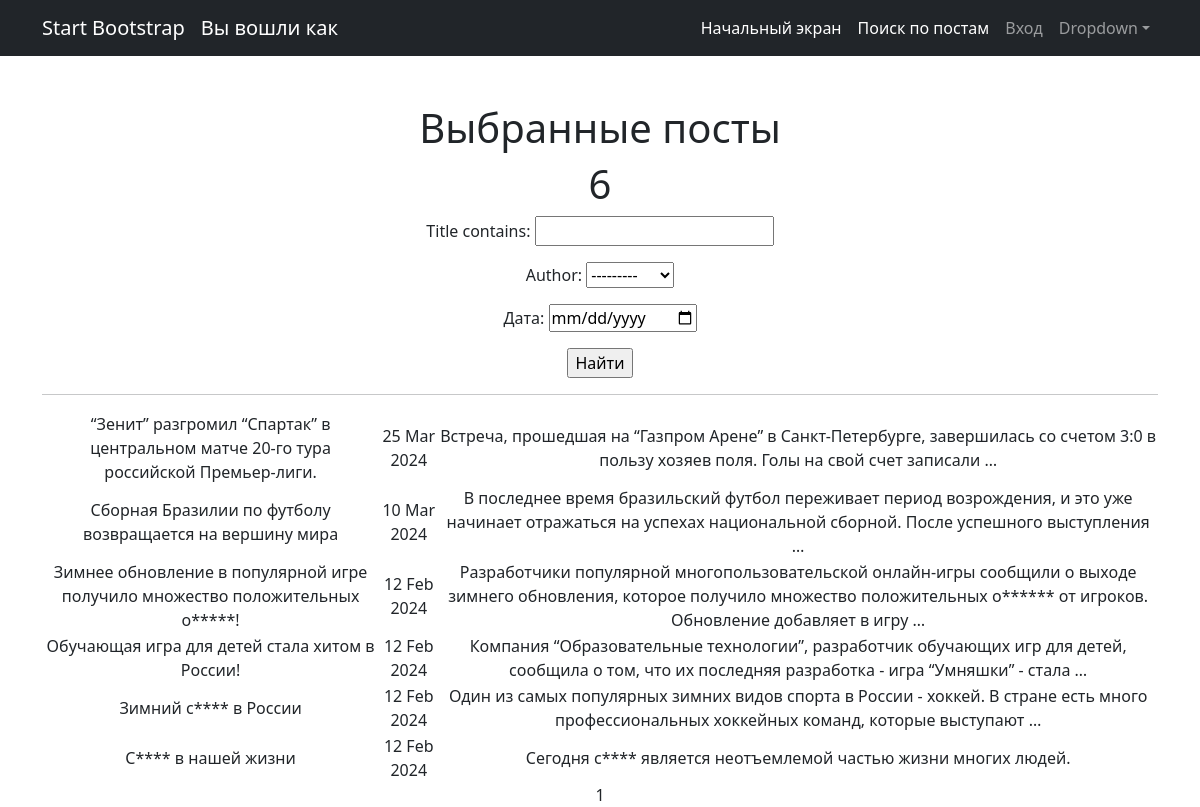
Page /posts/search/ on the earlier database version.
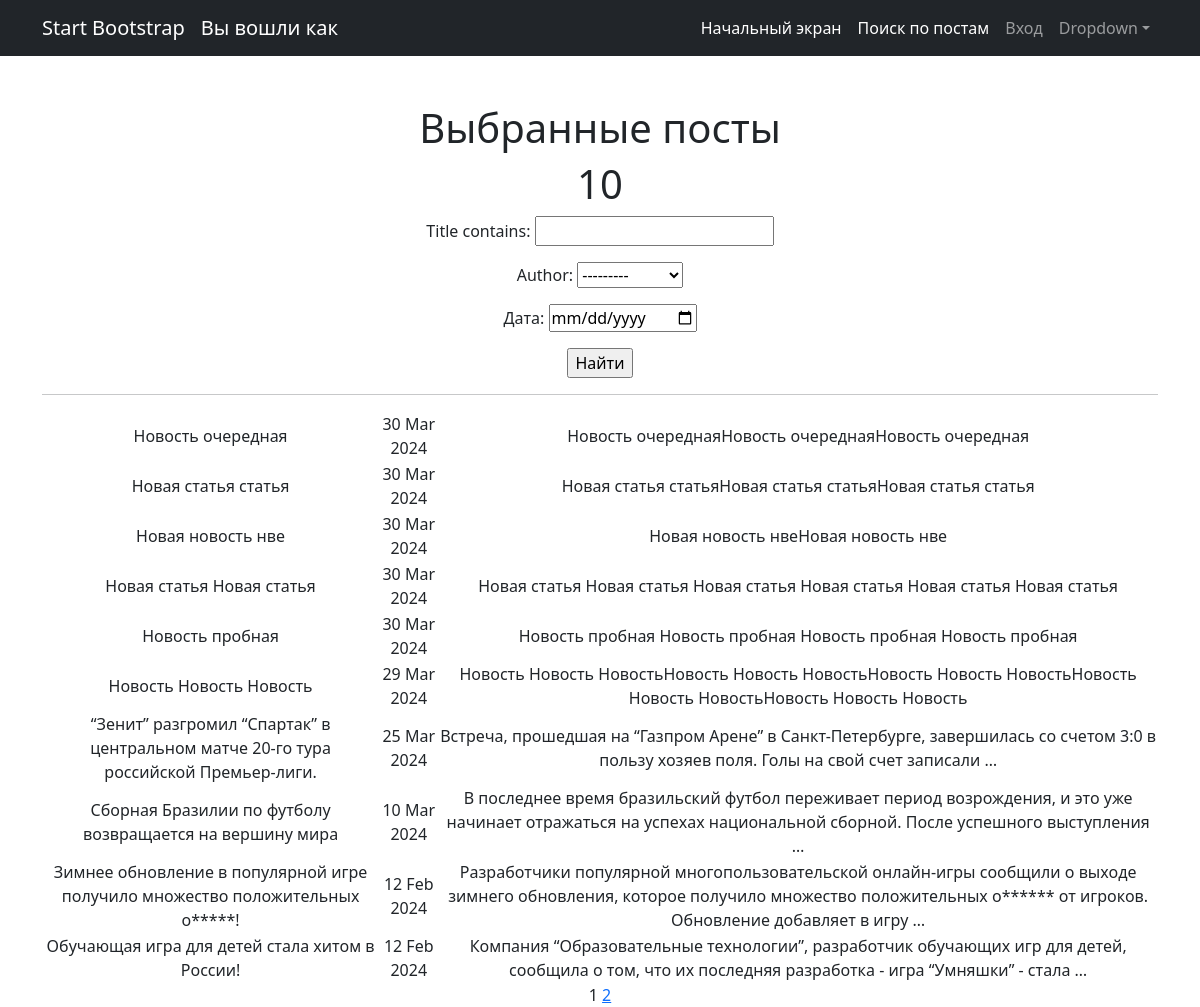
Same page on the later database version.
### news/models.py (models this page shows, shortened)
class Post(models.Model):
    news = "N"
    article = "A"
    POSITIONS = [(news, "Новость"), (article, "Статья")]
    author = models.ForeignKey(Author, on_delete= models.CASCADE)
    choice_field = models.CharField(max_length= 1, choices=POSITIONS, default=article)
    data_in = models.DateTimeField(auto_now_add=True)
    category = models.ManyToManyField(Category, through="PostCategory")
    title = models.CharField(max_length=255)
    text = models.CharField(max_length=3000)
    rating = models.IntegerField(default=0)

### news/views.py (the view)
# urls.py: path('search/', PostsSearch.as_view(), name= 'Posts_search'),
class PostsSearch(ListView):
    model = Post
    ordering = '-data_in'
    template_name = 'posts_search.html'
    context_object_name = 'posts'
    paginate_by = 10
    def get_queryset(self):
        queryset = super().get_queryset()
        self.filterset = PostFilter(self.request.GET, queryset)
        return self.filterset.qs
    def get_context_data(self, **kwargs):
        context = super().get_context_data(**kwargs)
        context['filterset'] = self.filterset
        return context

### news/models.py (called while the page is built)
    def __str__(self):
        return self.user.username

### news/templatetags/custom_tags.py (called while the page is built)
@register.simple_tag(takes_context=True)
def url_replace(context, **kwargs):
    d = context['request'].GET.copy()
    for k, v in kwargs.items():
        d[k] = v
    return d.urlencode()

### templates/posts_search.html (shortened to what this page needs)
{% extends 'flatpages/default.html' %}
{% load censor_filters %}
{% load custom_tags %}
{% block content %}
    <h1>Выбранные посты</h1>
    <h1>{{ posts|length }}</h1>
    <form action="" method="get">
        {{ filterset.form.as_p }}
        <input type="submit" value="Найти" />
    </form>
    <hr>
    {% if posts %}
        <table>
            {% for post in posts %}
            <tr>
                <td>{{ post.title|censeroid }}</td>
                <td>{{ post.data_in|date:'d M Y' }}</td>
                <td>{{ post.text|truncatewords:20|censeroid}}</td>
            </tr>
            {% endfor %}
        </table>
    {% else %}
        <h2>Постов и новостей нет!</h2>
    {% endif %}
    {{ page_obj.number }}
    {% if page_obj.has_next %}
        <a href="?{% url_replace page=page_obj.next_page_number %}">{{ page_obj.next_page_number }}</a>
    {% endif %}
{% endblock content %}

Differences in the rows shown:
no longer on this page (row unchanged): Post: title|censeroid "Зимний с**** в России", data_in "12 Feb 2024", text|censeroid "Один из самых популярных зимних видов спорта в России - хоккей. В стране есть много профессиональных хоккейных команд, которые выступают …"
no longer on this page (row unchanged): Post: title|censeroid "С**** в нашей жизни", data_in "12 Feb 2024", text|censeroid "Сегодня с**** является неотъемлемой частью жизни многих людей."
added Post: title|censeroid "Новость очередная", data_in "30 Mar 2024", text|censeroid "Новость очереднаяНовость очереднаяНовость очередная"
added Post: title|censeroid "Новая статья статья", data_in "30 Mar 2024", text|censeroid "Новая статья статьяНовая статья статьяНовая статья статья"
added Post: title|censeroid "Новая новость нве", data_in "30 Mar 2024", text|censeroid "Новая новость нвеНовая новость нве"
added Post: title|censeroid "Новая статья Новая статья", data_in "30 Mar 2024", text|censeroid "Новая статья Новая статья Новая статья Новая статья Новая статья Новая статья"
added Post: title|censeroid "Новость пробная", data_in "30 Mar 2024", text|censeroid "Новость пробная Новость пробная Новость пробная Новость пробная"
added Post: title|censeroid "Новость Новость Новость", data_in "29 Mar 2024", text|censeroid "Новость Новость НовостьНовость Новость НовостьНовость Новость НовостьНовость Новость НовостьНовость Новость Новость"
Other differences:
{{ posts|length }}: "6" → "10"
{{ page_obj.next_page_number }}: (not shown) → "2"
